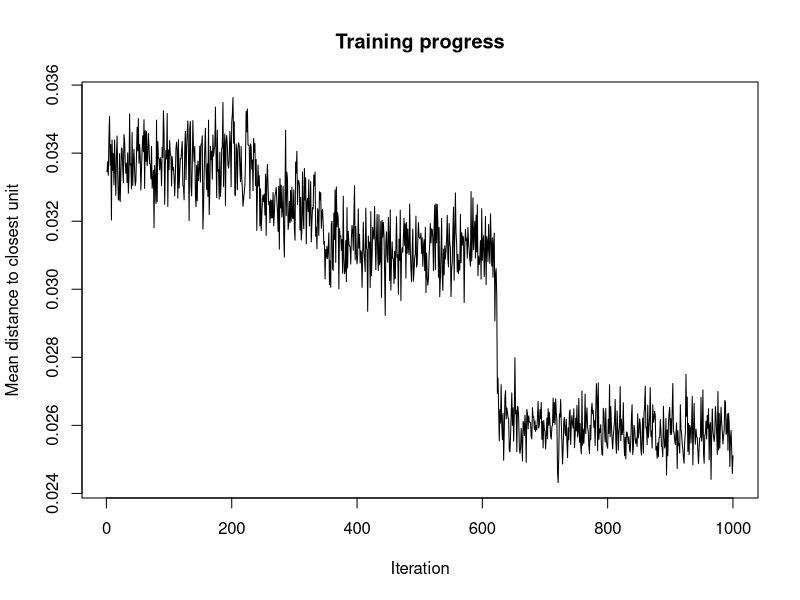
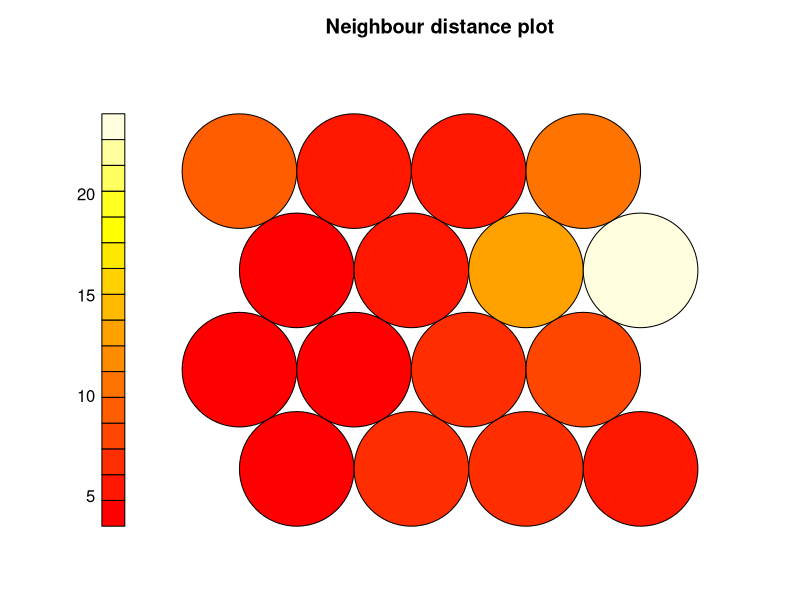
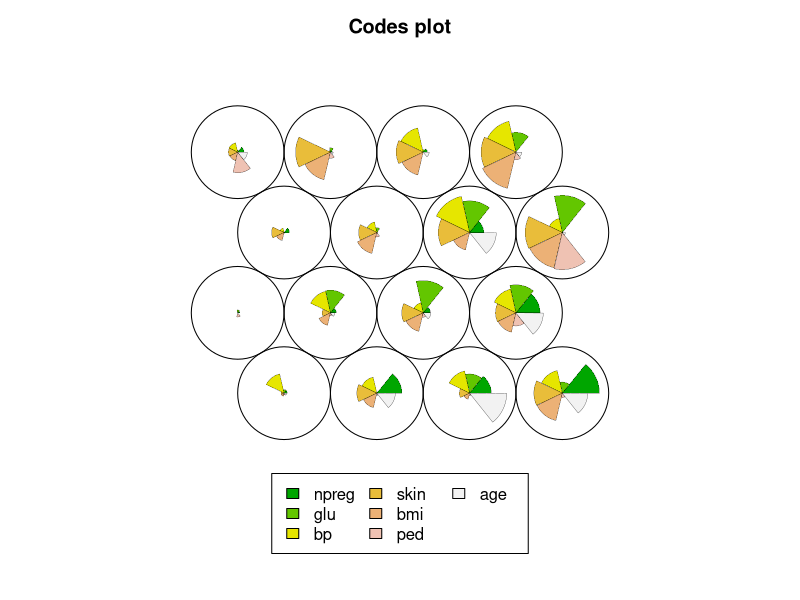
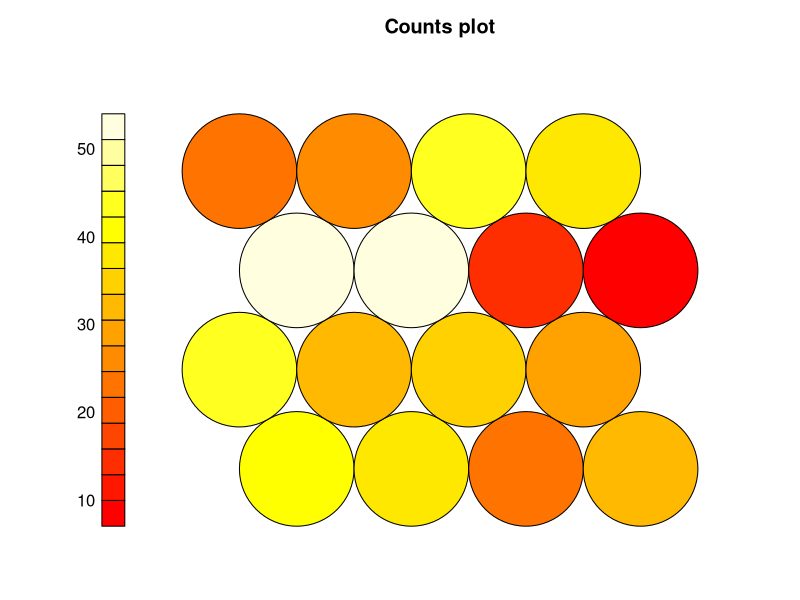

Source code (R) for these figures, in order:
library(MASS)
data("Pima.tr")
Pima_class <- rbind(Pima.tr,Pima.te)[,8]
#z-score
Pima <- scale(rbind(Pima.tr,Pima.te)[,-8])
library(kohonen)
set.seed(1111)
#grid設定輸出成大小,hexagonal = 六角形網路拓樸結構,rectangular = 方形網路拓樸結構
#rlen最大迭代次數,alpha 學習率0.05 -> 0.01
Pima_som <- som(Pima, grid = somgrid(4,4,"hexagonal"), rlen = 1000, alpha = c(0.05, 0.01))
plot(Pima_som, type = "changes")
#整體的網路拓樸結構(U-matrix)
plot(Pima_som, type = "dist.neighbours")
#各輸出神經元與輸入屬性間的權重比例
plot(Pima_som, type = "codes")
#各輸出神經元所包含之樣本數
plot(Pima_som, type = "counts")
